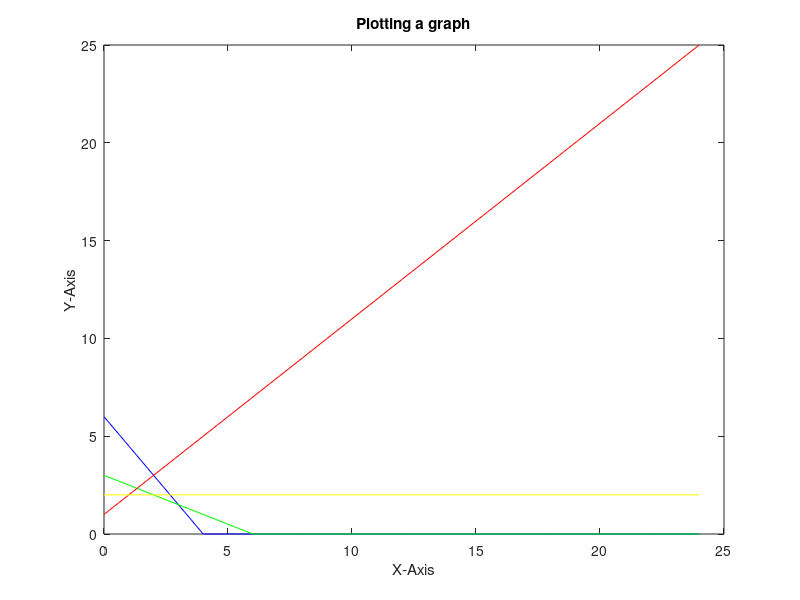

The MATLAB source for this figure:
clc
clear All

obj=[5 4];                                                              %objectives
cons=[6 4 ; 1 2; -1 1; 0 1;  1 0; 0 1 ];                                %constraints LHS
rhs=[24 ; 6 ; 1 ; 2 ; 0 ; 0]                                            %constraints RHS




%PLOTTING THE GREAPH

x1=0:2:max(rhs);                                                        %start:gap:end
x21=(rhs(1)-cons(1,1)*x1)/cons(1,2);
x22=(rhs(2)-cons(2,1)*x1)/cons(2,2);
x23=(rhs(3)-cons(3,1)*x1)/cons(3,2);
x24=(rhs(4)-cons(4,1)*x1)/cons(4,2);

x21=max(0,x21);
x22=max(0,x22);
x23=max(0,x23);
x24=max(0,x24);

plot(x1,x21,'b',x1,x22,'g',x1,x23,'r',x1,x24,'y');
title('Plotting a graph');
xlabel('X-Axis');
ylabel('Y-Axis');






%FINDING THE INTERSECTION

sol=[];
for i=1:6
    A1=cons(i,:);
    B1=rhs(i,:);
    
    for j=i+1:6
        A2=cons(j,:);
        B2=rhs(j,:);
        
        A3=[A1;A2];
        B3=[B1;B2];
        X=inv(A3)*B3;
        sol=[sol X];
    end
end






% Finding the feasible solution
% which satisfies the constraints 
% will find those points which satisfies the opposite of constarint and delete em



x1=sol(1,:);
x2=sol(2,:);
Y1=find(6*x1+4*x2-24>0);
sol(:,Y1)=[];

x1=sol(1,:);
x2=sol(2,:);
Y1=find(x1+2*x2>6);
sol(:,Y1)=[];

x1=sol(1,:);
x2=sol(2,:);
Y1=find(-x1+x2>1);
sol(:,Y1)=[];


x1=sol(1,:);
x2=sol(2,:);
Y1=find(x2>2);
sol(:,Y1)=[];


x1=sol(1,:);
x2=sol(2,:);
Y1=find(x1<0);
sol(:,Y1)=[];


x1=sol(1,:);
x2=sol(2,:);
Y1=find(x2<0);
sol(:,Y1)=[];














